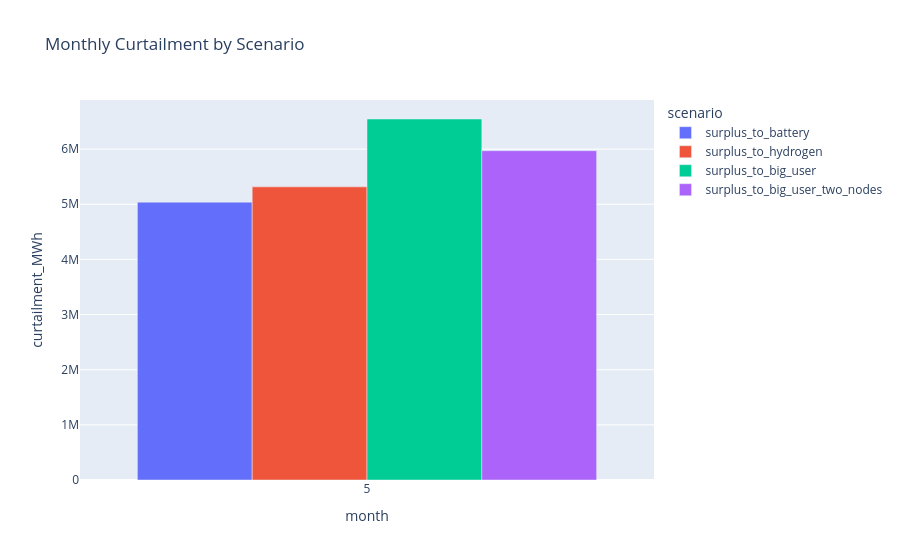

Here is the notebook cell this chart was saved with:
### Code cell
from pathlib import Path

curt_frames = []

for sc in scenario_meta.keys():
    nc = Path("results") / f"{sc}_results.nc"
    if not nc.exists():
        continue

    m = calliope.read_netcdf(str(nc))

    c = m.results.flow_in.sel(techs="curtailment", carriers="power").fillna(0)

    # Collapse non-time dims if present (e.g., nodes)
    for d in [d for d in c.dims if d != "timesteps"]:
        c = c.sum(d)

    monthly = c.groupby("timesteps.month").sum().to_series()

    curt_frames.append(
        pd.DataFrame(
            {"month": monthly.index, "curtailment_MWh": monthly.values, "scenario": sc}
        )
    )

if curt_frames:
    df_monthly_curt = pd.concat(curt_frames, ignore_index=True)
    fig = px.bar(
        df_monthly_curt,
        x="month",
        y="curtailment_MWh",
        color="scenario",
        barmode="group",
        title="Monthly Curtailment by Scenario",
    )
    fig.show()
else:
    print("No curtailment data available to plot.")

### Figure 1 — Plotly figure (JSON) as saved in the notebook; plotly's stock layout.template omitted (floating-point values rounded to 4 significant figures)
{"data": [{"alignmentgroup": "True", "hovertemplate": "scenario=surplus_to_battery<br>month=%{x}<br>curtailment_MWh=%{y}<extra></extra>", "legendgroup": "surplus_to_battery", "marker": {"color": "#636efa", "pattern": {"shape": ""}}, "name": "surplus_to_battery", "offsetgroup": "surplus_to_battery", "orientation": "v", "showlegend": true, "textposition": "auto", "type": "bar", "x": [5], "xaxis": "x", "y": [5038000.0], "yaxis": "y"}, {"alignmentgroup": "True", "hovertemplate": "scenario=surplus_to_hydrogen<br>month=%{x}<br>curtailment_MWh=%{y}<extra></extra>", "legendgroup": "surplus_to_hydrogen", "marker": {"color": "#EF553B", "pattern": {"shape": ""}}, "name": "surplus_to_hydrogen", "offsetgroup": "surplus_to_hydrogen", "orientation": "v", "showlegend": true, "textposition": "auto", "type": "bar", "x": [5], "xaxis": "x", "y": [5315000.0], "yaxis": "y"}, {"alignmentgroup": "True", "hovertemplate": "scenario=surplus_to_big_user<br>month=%{x}<br>curtailment_MWh=%{y}<extra></extra>", "legendgroup": "surplus_to_big_user", "marker": {"color": "#00cc96", "pattern": {"shape": ""}}, "name": "surplus_to_big_user", "offsetgroup": "surplus_to_big_user", "orientation": "v", "showlegend": true, "textposition": "auto", "type": "bar", "x": [5], "xaxis": "x", "y": [6546000.0], "yaxis": "y"}, {"alignmentgroup": "True", "hovertemplate": "scenario=surplus_to_big_user_two_nodes<br>month=%{x}<br>curtailment_MWh=%{y}<extra></extra>", "legendgroup": "surplus_to_big_user_two_nodes", "marker": {"color": "#ab63fa", "pattern": {"shape": ""}}, "name": "surplus_to_big_user_two_nodes", "offsetgroup": "surplus_to_big_user_two_nodes", "orientation": "v", "showlegend": true, "textposition": "auto", "type": "bar", "x": [5], "xaxis": "x", "y": [5971000.0], "yaxis": "y"}], "layout": {"barmode": "group", "legend": {"title": {"text": "scenario"}, "tracegroupgap": 0}, "title": {"text": "Monthly Curtailment by Scenario"}, "xaxis": {"anchor": "y", "domain": [0, 1], "title": {"text": "month"}}, "yaxis": {"anchor": "x", "domain": [0, 1], "title": {"text": "curtailment_MWh"}}}}
